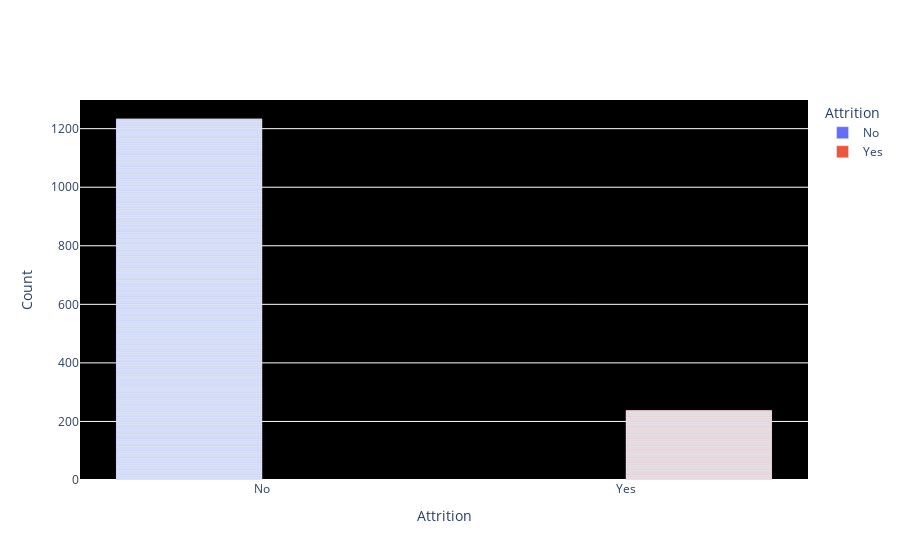
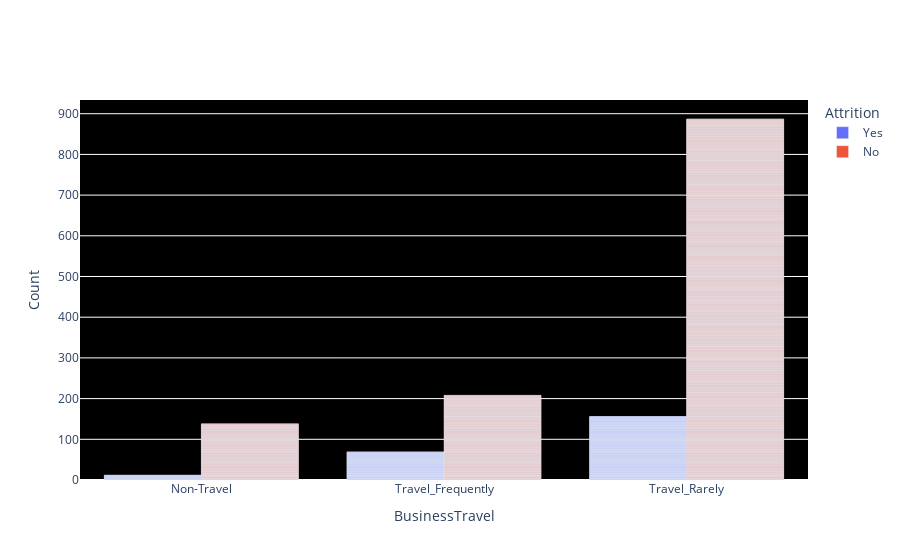
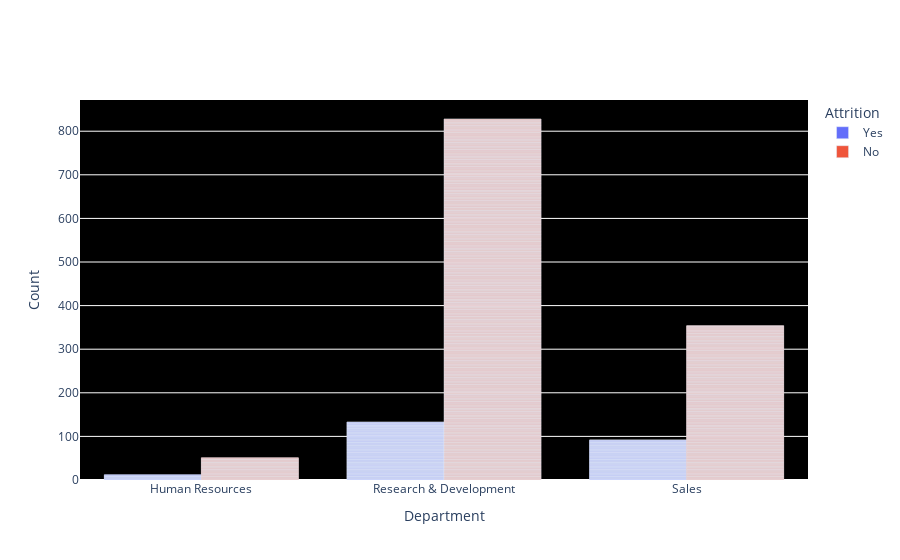
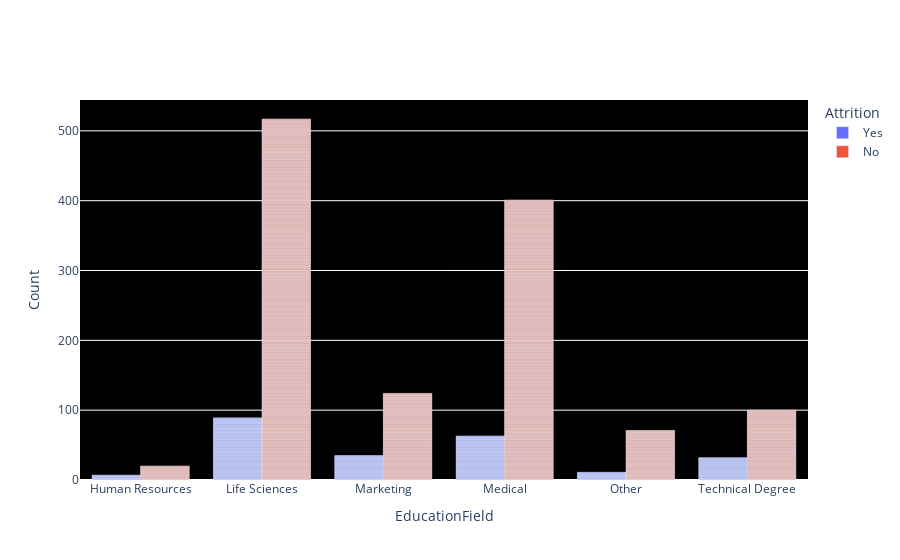

Here is the notebook cell these charts were saved with, in order:
### Markdown cell above
In above graph, Yes indicates those who left ano No indicates those who didn't leave

### Code cell
for column in cat_df:
    fig = px.bar(df, x=column, color="Attrition", title=column, 
                 barmode='group', category_orders={column: sorted(df[column].unique())})
    fig.update_layout(title_font_color='white', title_font_size=20, plot_bgcolor='black',
                      xaxis=dict(title=column), 
                      yaxis=dict(title='Count'), legend_title="Attrition")
    fig.update_xaxes(tickangle=0)
    fig.show()

### Figure 1 — Plotly figure (JSON) as saved in the notebook; plotly's stock layout.template omitted (floating-point values rounded to 4 significant figures; data arrays with more than 128 entries replaced by an {"elided": "..."} marker saying what was removed)
{"data": [{"alignmentgroup": "True", "hovertemplate": "Attrition=%{x}<br>count=%{y}<extra></extra>", "legendgroup": "No", "marker": {"color": "#636efa", "pattern": {"shape": ""}}, "name": "No", "offsetgroup": "No", "orientation": "v", "showlegend": true, "textposition": "auto", "type": "bar", "x": {"elided": "1233 str values"}, "xaxis": "x", "y": {"elided": "1233 int values"}, "yaxis": "y"}, {"alignmentgroup": "True", "hovertemplate": "Attrition=%{x}<br>count=%{y}<extra></extra>", "legendgroup": "Yes", "marker": {"color": "#EF553B", "pattern": {"shape": ""}}, "name": "Yes", "offsetgroup": "Yes", "orientation": "v", "showlegend": true, "textposition": "auto", "type": "bar", "x": {"elided": "237 str values"}, "xaxis": "x", "y": {"elided": "237 int values"}, "yaxis": "y"}], "layout": {"barmode": "group", "legend": {"title": {"text": "Attrition"}, "tracegroupgap": 0}, "plot_bgcolor": "black", "title": {"font": {"color": "white", "size": 20}, "text": "Attrition"}, "xaxis": {"anchor": "y", "categoryarray": ["No", "Yes"], "categoryorder": "array", "domain": [0, 1], "tickangle": 0, "title": {"text": "Attrition"}}, "yaxis": {"anchor": "x", "domain": [0, 1], "title": {"text": "Count"}}}}

### Figure 2 — Plotly figure (JSON) as saved in the notebook; plotly's stock layout.template omitted (floating-point values rounded to 4 significant figures; data arrays with more than 128 entries replaced by an {"elided": "..."} marker saying what was removed)
{"data": [{"alignmentgroup": "True", "hovertemplate": "Attrition=Yes<br>BusinessTravel=%{x}<br>count=%{y}<extra></extra>", "legendgroup": "Yes", "marker": {"color": "#636efa", "pattern": {"shape": ""}}, "name": "Yes", "offsetgroup": "Yes", "orientation": "v", "showlegend": true, "textposition": "auto", "type": "bar", "x": {"elided": "237 str values"}, "xaxis": "x", "y": {"elided": "237 int values"}, "yaxis": "y"}, {"alignmentgroup": "True", "hovertemplate": "Attrition=No<br>BusinessTravel=%{x}<br>count=%{y}<extra></extra>", "legendgroup": "No", "marker": {"color": "#EF553B", "pattern": {"shape": ""}}, "name": "No", "offsetgroup": "No", "orientation": "v", "showlegend": true, "textposition": "auto", "type": "bar", "x": {"elided": "1233 str values"}, "xaxis": "x", "y": {"elided": "1233 int values"}, "yaxis": "y"}], "layout": {"barmode": "group", "legend": {"title": {"text": "Attrition"}, "tracegroupgap": 0}, "plot_bgcolor": "black", "title": {"font": {"color": "white", "size": 20}, "text": "BusinessTravel"}, "xaxis": {"anchor": "y", "categoryarray": ["Non-Travel", "Travel_Frequently", "Travel_Rarely"], "categoryorder": "array", "domain": [0, 1], "tickangle": 0, "title": {"text": "BusinessTravel"}}, "yaxis": {"anchor": "x", "domain": [0, 1], "title": {"text": "Count"}}}}

### Figure 3 — Plotly figure (JSON) as saved in the notebook; plotly's stock layout.template omitted (floating-point values rounded to 4 significant figures; data arrays with more than 128 entries replaced by an {"elided": "..."} marker saying what was removed)
{"data": [{"alignmentgroup": "True", "hovertemplate": "Attrition=Yes<br>Department=%{x}<br>count=%{y}<extra></extra>", "legendgroup": "Yes", "marker": {"color": "#636efa", "pattern": {"shape": ""}}, "name": "Yes", "offsetgroup": "Yes", "orientation": "v", "showlegend": true, "textposition": "auto", "type": "bar", "x": {"elided": "237 str values"}, "xaxis": "x", "y": {"elided": "237 int values"}, "yaxis": "y"}, {"alignmentgroup": "True", "hovertemplate": "Attrition=No<br>Department=%{x}<br>count=%{y}<extra></extra>", "legendgroup": "No", "marker": {"color": "#EF553B", "pattern": {"shape": ""}}, "name": "No", "offsetgroup": "No", "orientation": "v", "showlegend": true, "textposition": "auto", "type": "bar", "x": {"elided": "1233 str values"}, "xaxis": "x", "y": {"elided": "1233 int values"}, "yaxis": "y"}], "layout": {"barmode": "group", "legend": {"title": {"text": "Attrition"}, "tracegroupgap": 0}, "plot_bgcolor": "black", "title": {"font": {"color": "white", "size": 20}, "text": "Department"}, "xaxis": {"anchor": "y", "categoryarray": ["Human Resources", "Research & Development", "Sales"], "categoryorder": "array", "domain": [0, 1], "tickangle": 0, "title": {"text": "Department"}}, "yaxis": {"anchor": "x", "domain": [0, 1], "title": {"text": "Count"}}}}

### Figure 4 — Plotly figure (JSON) as saved in the notebook; plotly's stock layout.template omitted (floating-point values rounded to 4 significant figures; data arrays with more than 128 entries replaced by an {"elided": "..."} marker saying what was removed)
{"data": [{"alignmentgroup": "True", "hovertemplate": "Attrition=Yes<br>EducationField=%{x}<br>count=%{y}<extra></extra>", "legendgroup": "Yes", "marker": {"color": "#636efa", "pattern": {"shape": ""}}, "name": "Yes", "offsetgroup": "Yes", "orientation": "v", "showlegend": true, "textposition": "auto", "type": "bar", "x": {"elided": "237 str values"}, "xaxis": "x", "y": {"elided": "237 int values"}, "yaxis": "y"}, {"alignmentgroup": "True", "hovertemplate": "Attrition=No<br>EducationField=%{x}<br>count=%{y}<extra></extra>", "legendgroup": "No", "marker": {"color": "#EF553B", "pattern": {"shape": ""}}, "name": "No", "offsetgroup": "No", "orientation": "v", "showlegend": true, "textposition": "auto", "type": "bar", "x": {"elided": "1233 str values"}, "xaxis": "x", "y": {"elided": "1233 int values"}, "yaxis": "y"}], "layout": {"barmode": "group", "legend": {"title": {"text": "Attrition"}, "tracegroupgap": 0}, "plot_bgcolor": "black", "title": {"font": {"color": "white", "size": 20}, "text": "EducationField"}, "xaxis": {"anchor": "y", "categoryarray": ["Human Resources", "Life Sciences", "Marketing", "Medical", "Other", "Technical Degree"], "categoryorder": "array", "domain": [0, 1], "tickangle": 0, "title": {"text": "EducationField"}}, "yaxis": {"anchor": "x", "domain": [0, 1], "title": {"text": "Count"}}}}
